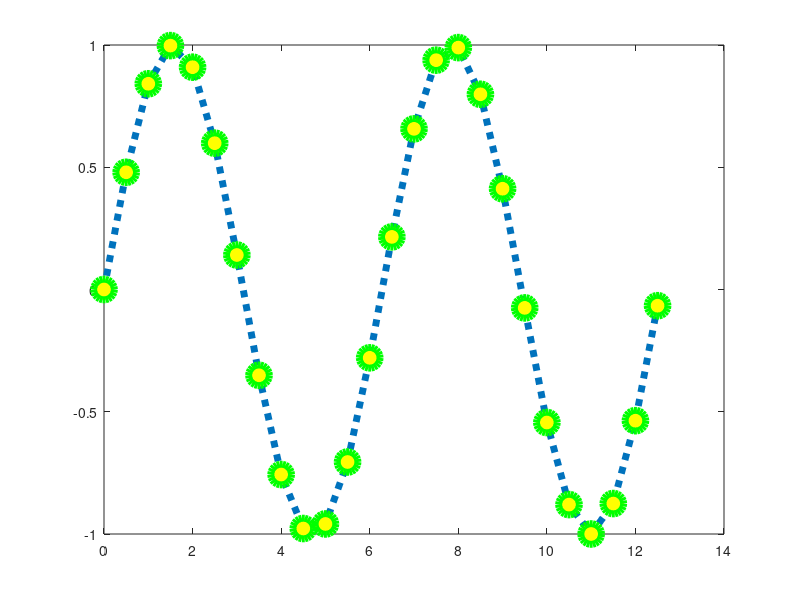

This chart was generated by the following MATLAB code:
function x()
x = 0:0.5:4*pi;
h=plot(x, sin(x));		% Plot a sin curve
set(h, 'marker', 'o');		% Set marker to 'o'
set(h, 'markerSize', 15);	% Set marker size to 15
set(h, 'lineWidth', 5);		% Set line width to 5
set(h, 'lineStyle', ':');	% Set line style to dot
set(h, 'markerEdgeColor', 'g');	% Set marker edge color to green
set(h, 'markerFaceColor', 'y');	% Set marker face color to yellow